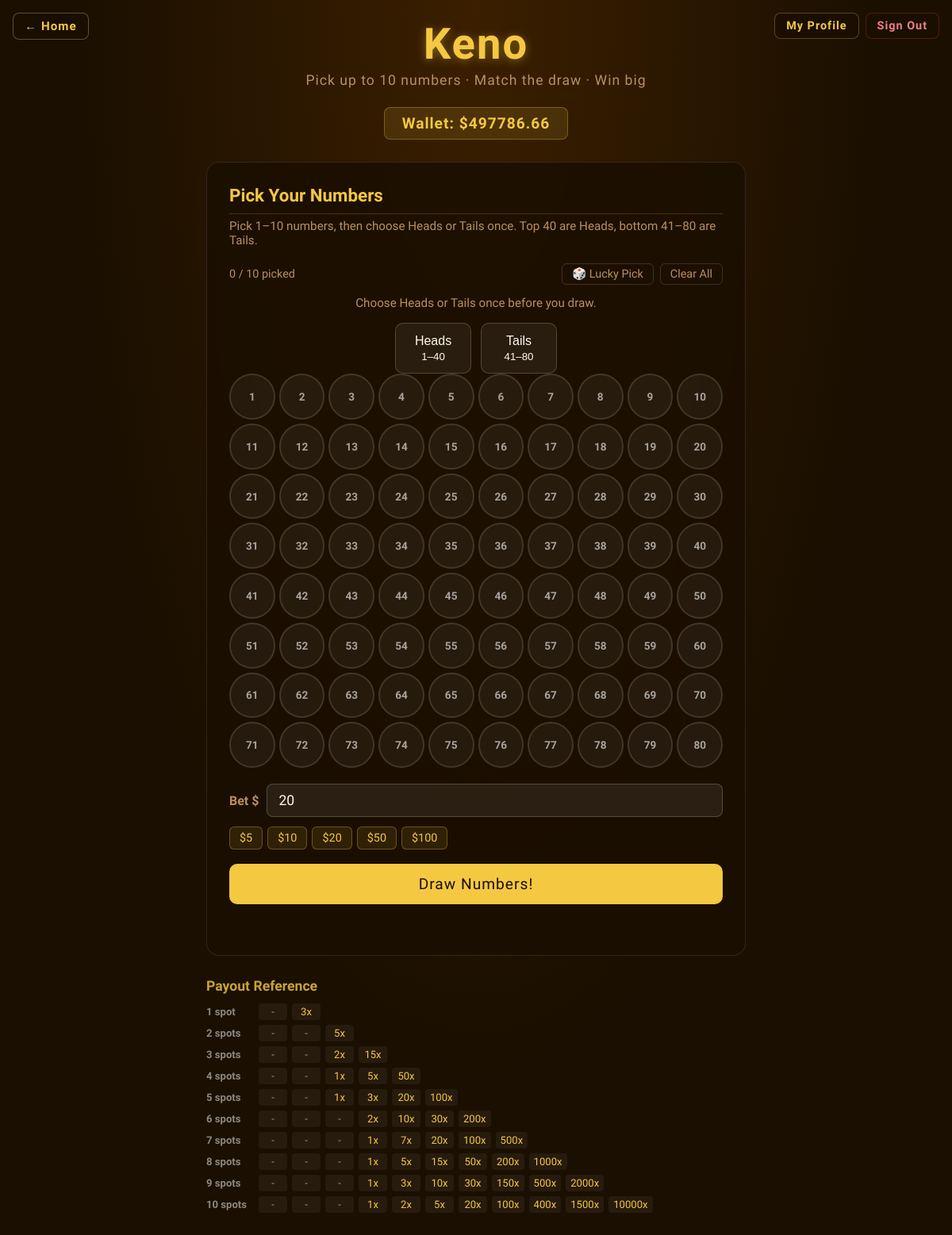
Before: /keno (signed in) with the older database file.
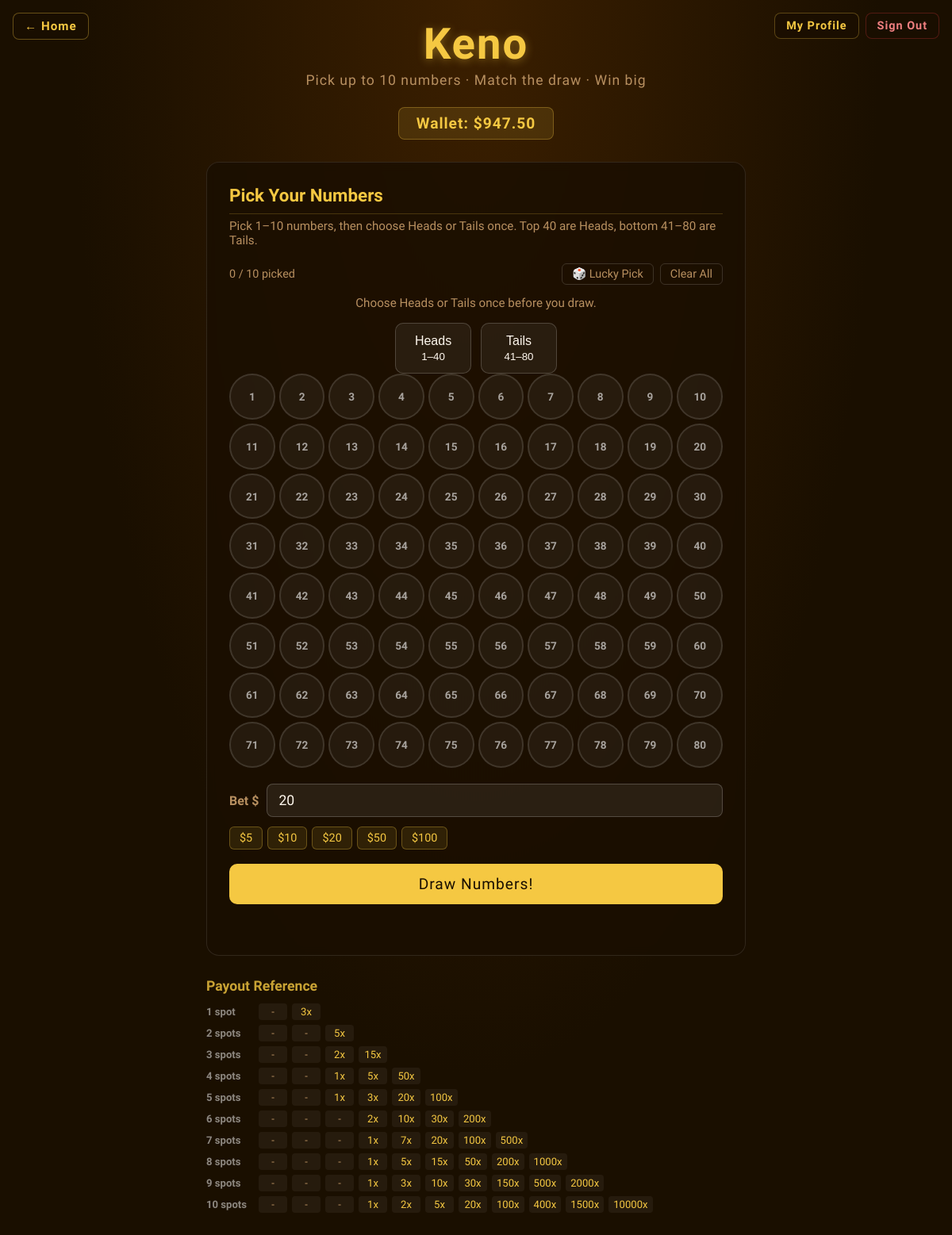
After: the same page with the newer database file.
### tables this page shows
CREATE TABLE users (
            id            INTEGER PRIMARY KEY AUTOINCREMENT,
            username      TEXT    NOT NULL UNIQUE,
            email         TEXT    NOT NULL UNIQUE,
            password_hash TEXT    NOT NULL,
            wallet        REAL    NOT NULL DEFAULT 1000.0,
            total_wagered REAL    NOT NULL DEFAULT 0.0,
            total_won     REAL    NOT NULL DEFAULT 0.0,
            race_wins     INTEGER NOT NULL DEFAULT 0,
            race_plays    INTEGER NOT NULL DEFAULT 0,
            keno_wins     INTEGER NOT NULL DEFAULT 0,
            keno_plays    INTEGER NOT NULL DEFAULT 0,
            win_streak    INTEGER NOT NULL DEFAULT 0,
            best_streak   INTEGER NOT NULL DEFAULT 0,
            created_at    TEXT    NOT NULL
        );

### app.py (the view)
@app.route('/keno')
@login_required
def keno():
    return render_template('Keno.html', user=current_user())

### app.py (called while the page is built)
def get_db():
    if 'db' not in g:
        g.db = sqlite3.connect(DATABASE)
        g.db.row_factory = sqlite3.Row
    return g.db

def login_required(f):
    @wraps(f)
    def decorated(*args, **kwargs):
        if 'user_id' not in session:
            return redirect(url_for('login'))
        return f(*args, **kwargs)
    return decorated

def current_user():
    if 'user_id' not in session:
        return None
    return get_db().execute('SELECT * FROM users WHERE id=?', (session['user_id'],)).fetchone()

### Templates/Keno.html (shortened to what this page needs)
<!DOCTYPE html>
<html lang="en">
<head>
</head>
<body>
<a href="/" class="back-home">&#8592; Home</a>
<div class="nav-right">
  <a href="/profile" class="nav-pill">My Profile</a>
  <a href="/logout"  class="nav-pill logout">Sign Out</a>
</div>
<h1>Keno</h1>
<p class="subtitle">Pick up to 10 numbers &middot; Match the draw &middot; Win big</p>
<div class="wallet-bar">Wallet: $<span id="wallet-display">{% if user is defined and user %}{{ "%.2f"|format(user['wallet']) }}{% else %}1000.00{% endif %}</span></div>
<div class="card" id="main-card">
  <h2>Pick Your Numbers</h2>
  <p class="card-desc">Pick 1–10 numbers, then choose Heads or Tails once. Top 40 are Heads, bottom 41–80 are Tails.</p>
  <div class="grid-header">
    <span id="picks-counter">0 / 10 picked</span>
    <div style="display:flex;gap:8px; align-items:center;">
      <button class="clear-btn lucky-btn" onclick="luckyPick()">🎲 Lucky Pick</button>
      <button class="clear-btn" onclick="clearPicks()">Clear All</button>
    </div>
  </div>
  <div class="guess-panel show" id="guess-panel">
    <div class="guess-hint" id="guess-hint">Choose Heads or Tails once before you draw.</div>
    <div class="guess-buttons">
      <button class="guess-btn" id="side-h" onclick="selectSide('H')">Heads<br><small>1–40</small></button>
      <button class="guess-btn" id="side-t" onclick="selectSide('T')">Tails<br><small>41–80</small></button>
    </div>
  </div>
  <div class="keno-grid" id="keno-grid"></div>
  <div class="bet-row">
    <label>Bet $</label>
    <input type="number" id="bet-input" min="1" step="1" value="20" />
  </div>
  <div class="quick-bets">
    <span class="quick-bet" onclick="setBet(5)">$5</span>
    <span class="quick-bet" onclick="setBet(10)">$10</span>
    <span class="quick-bet" onclick="setBet(20)">$20</span>
    <span class="quick-bet" onclick="setBet(50)">$50</span>
    <span class="quick-bet" onclick="setBet(100)">$100</span>
  </div>
  <button class="draw-btn" id="draw-btn" onclick="runDraw()">Draw Numbers!</button>
  <div class="draw-status" id="draw-status"></div>
</div>
<div class="payout-table-wrap">
  <h3>Payout Reference</h3>
  <div id="payout-ref"></div>
</div>
<div class="confetti-wrap" id="confetti-wrap"></div>
</body>
</html>

Changed rows visible on the page:
changed users: wallet "497786.66" → "947.50"
